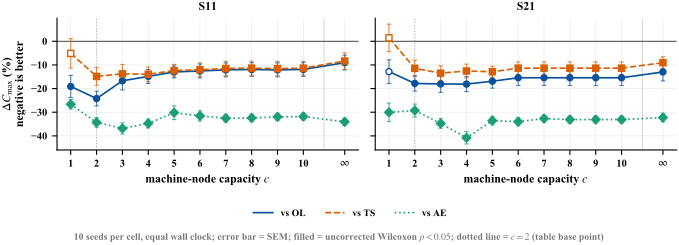

Python code for this plot:
# -*- coding: utf-8 -*-
"""Machine-node capacity sweep: CLBS vs OL/TS/AE over c=1..10 and inf.

Reads clbs_new/output/sens_c{1..10,inf}.csv (same protocol as tab:sens).
Two panels (S11, S21). Marker fill = uncorrected Wilcoxon p<0.05 over the
ten seeds of that cell — the dense sweep is for effect-size shape; Holm over
all intermediate cells would over-penalise and hide the trend the figure is
meant to show. Table tab:sens keeps the sparse c in {1,2,inf} with Holm.

Run: py fig_sens_capacity.py   (from paper01_SCI/CAIE/fig)
"""
from __future__ import annotations

import csv
import os
import sys
from collections import defaultdict

sys.path.insert(0, os.path.dirname(os.path.abspath(__file__)))
sys.path.insert(0, os.path.abspath(os.path.join(
    os.path.dirname(os.path.abspath(__file__)), "..", "..", "..", "clbs_new")))

from _style import FS_FOOT, FS_LEG, mean, plt, save, sem  # noqa: E402

try:
    from algorithm.stats import wilcoxon_signed_rank
except Exception as exc:  # pragma: no cover
    raise SystemExit("need clbs_new on sys.path for Wilcoxon: %s" % exc)

OUT = os.path.abspath(os.path.join(
    os.path.dirname(os.path.abspath(__file__)), "..", "..", "..", "clbs_new", "output"))

# Finite capacities then inf; x positions leave a gap before inf.
CAPS_FINITE = [str(i) for i in range(1, 11)]
CAPS = CAPS_FINITE + ["inf"]
XPOS = {str(i): float(i) for i in range(1, 11)}
XPOS["inf"] = 11.6

CASES = [("A funnel", "S11"), ("A high", "S21")]
# B0->OL, B0+->TS, BL->AE; relative gain (CLBS-base)/base in percent
SERIES_EN = [
    ("B0", "vs OL", "#08519c", "o", "-"),
    ("B0+", "vs TS", "#d95f02", "s", "--"),
    ("BL", "vs AE", "#1b9e77", "D", ":"),
]
SERIES_CN = [
    ("B0", "相对 OL", "#08519c", "o", "-"),
    ("B0+", "相对 TS", "#d95f02", "s", "--"),
    ("BL", "相对 AE", "#1b9e77", "D", ":"),
]
ALPHA = 0.05
HINT = "py -u -m tools.baseline_ladder --cap C --only \"A funnel,A high\" --arms B0,B2,BL --out sens_cC.csv"


def load_cap(cap: str):
    path = os.path.join(OUT, "sens_c%s.csv" % cap)
    if not os.path.isfile(path):
        raise SystemExit("missing %s\n  run: %s" % (path, HINT.replace("C", cap)))
    by = defaultdict(lambda: defaultdict(dict))
    with open(path, encoding="utf-8") as f:
        for r in csv.DictReader(f):
            by[r["case"]][r["arm"]][int(r["seed"])] = float(r["makespan"])
    return by


def cell_gain(by_case, arm: str):
    seeds = sorted(set(by_case[arm]) & set(by_case["B2"]))
    xa = [by_case[arm][s] for s in seeds]
    xb = [by_case["B2"][s] for s in seeds]
    rel = [(y - x) / x for x, y in zip(xa, xb)]
    p = wilcoxon_signed_rank(xb, xa)["p_value"]
    return 100.0 * mean(rel), 100.0 * sem(rel), float(p), len(seeds)


def draw(labels, ylabel, foot, stem, series=None):
    series = series or SERIES_EN
    loaded = {cap: load_cap(cap) for cap in CAPS}
    fig, axes = plt.subplots(1, 2, figsize=(7.0, 2.55), sharey=True)

    for ax, (case, title) in zip(axes, CASES):
        for arm, lab, colour, marker, ls in series:
            xs, ys, es, sigs = [], [], [], []
            for cap in CAPS:
                g, e, p, n = cell_gain(loaded[cap][case], arm)
                if n < 3:
                    continue
                xs.append(XPOS[cap])
                ys.append(g)
                es.append(e)
                sigs.append(p < ALPHA)
            ax.plot(xs, ys, ls, color=colour, linewidth=1.2,
                    label=lab if title == "S11" else None, zorder=3)
            ax.errorbar(xs, ys, yerr=es, fmt="none", ecolor=colour,
                        elinewidth=0.8, capsize=1.6, capthick=0.8,
                        alpha=0.7, zorder=3)
            for x, y, ok in zip(xs, ys, sigs):
                ax.plot([x], [y], marker, color=colour, markersize=4.4,
                        markerfacecolor=colour if ok else "white",
                        markeredgecolor=colour, markeredgewidth=1.0, zorder=4)

        # Reference capacity used in the main table / base point
        ax.axvline(2.0, color="#bbbbbb", linewidth=0.8, linestyle=":", zorder=1)
        ax.axhline(0.0, color="#444444", linewidth=0.7, zorder=2)
        # Visual break before inf
        ax.axvline(10.8, color="#cccccc", linewidth=0.6, linestyle="-", zorder=1)

        ax.set_title(title, fontsize=8.5)
        ax.set_xlabel(labels["xlabel"])
        xticks = list(range(1, 11)) + [XPOS["inf"]]
        ax.set_xticks(xticks)
        ax.set_xticklabels([str(i) for i in range(1, 11)] + [r"$\infty$"])

    axes[0].set_ylabel(ylabel)
    handles, labs = axes[0].get_legend_handles_labels()
    fig.tight_layout(rect=(0.0, 0.18, 1.0, 1.0))
    fig.legend(handles, labs, loc="lower center", ncol=3, fontsize=FS_LEG,
               handlelength=2.0, frameon=False, bbox_to_anchor=(0.5, 0.07))
    fig.text(0.5, 0.01, foot, ha="center", va="bottom",
             fontsize=FS_FOOT, color="#777777")
    save(fig, stem)


def main() -> None:
    draw(
        labels={"xlabel": "machine-node capacity $c$"},
        ylabel="$\\Delta C_{\\max}$ (%)\nnegative is better",
        foot=("10 seeds per cell, equal wall clock; error bar = SEM; "
              "filled = uncorrected Wilcoxon $p<%.2f$; "
              "dotted line = $c=2$ (table base point)" % ALPHA),
        stem="fig_sens_capacity",
        series=SERIES_EN,
    )


if __name__ == "__main__":
    main()
